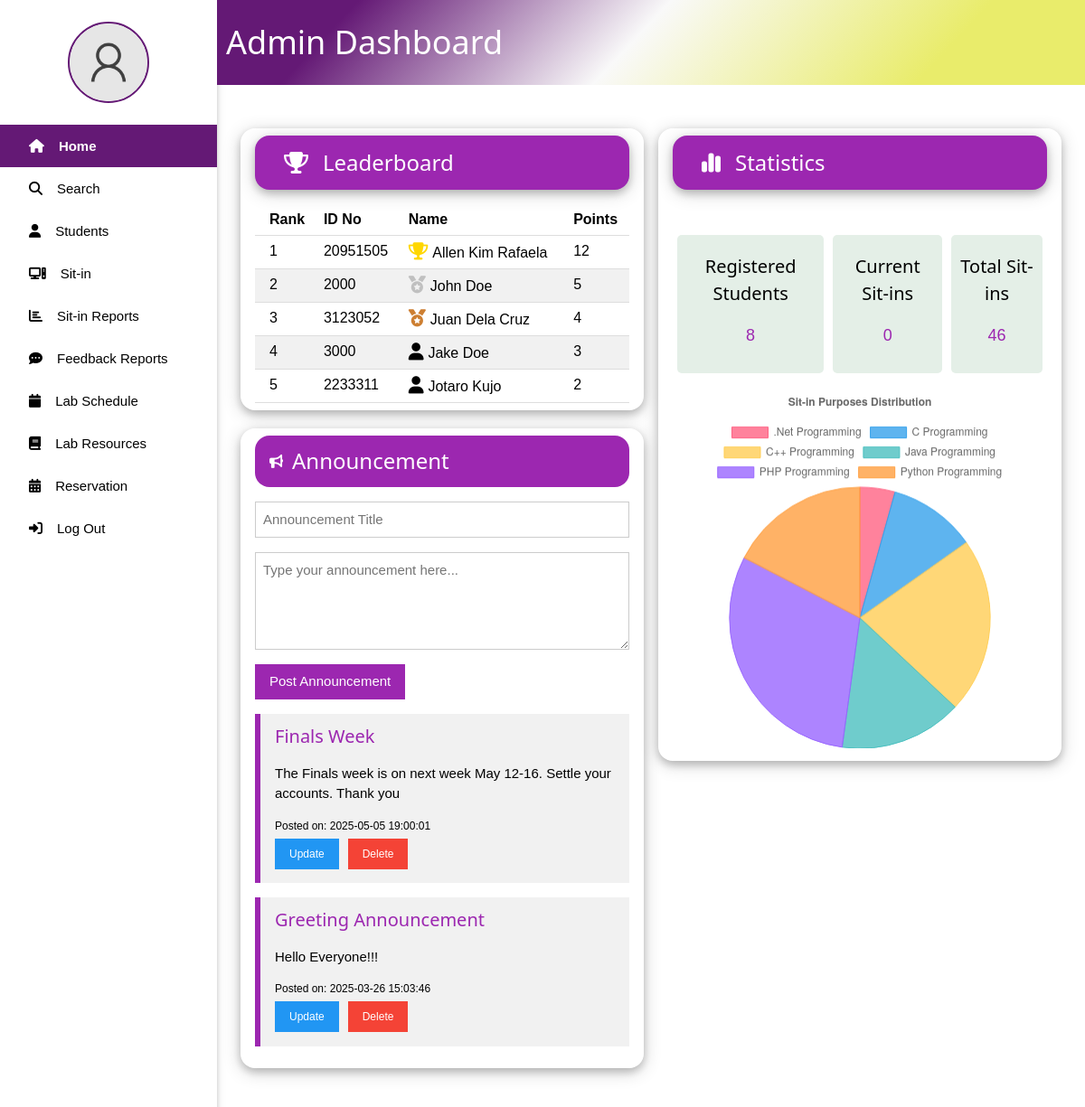
Before: /admin.php (signed in) with the older database file.
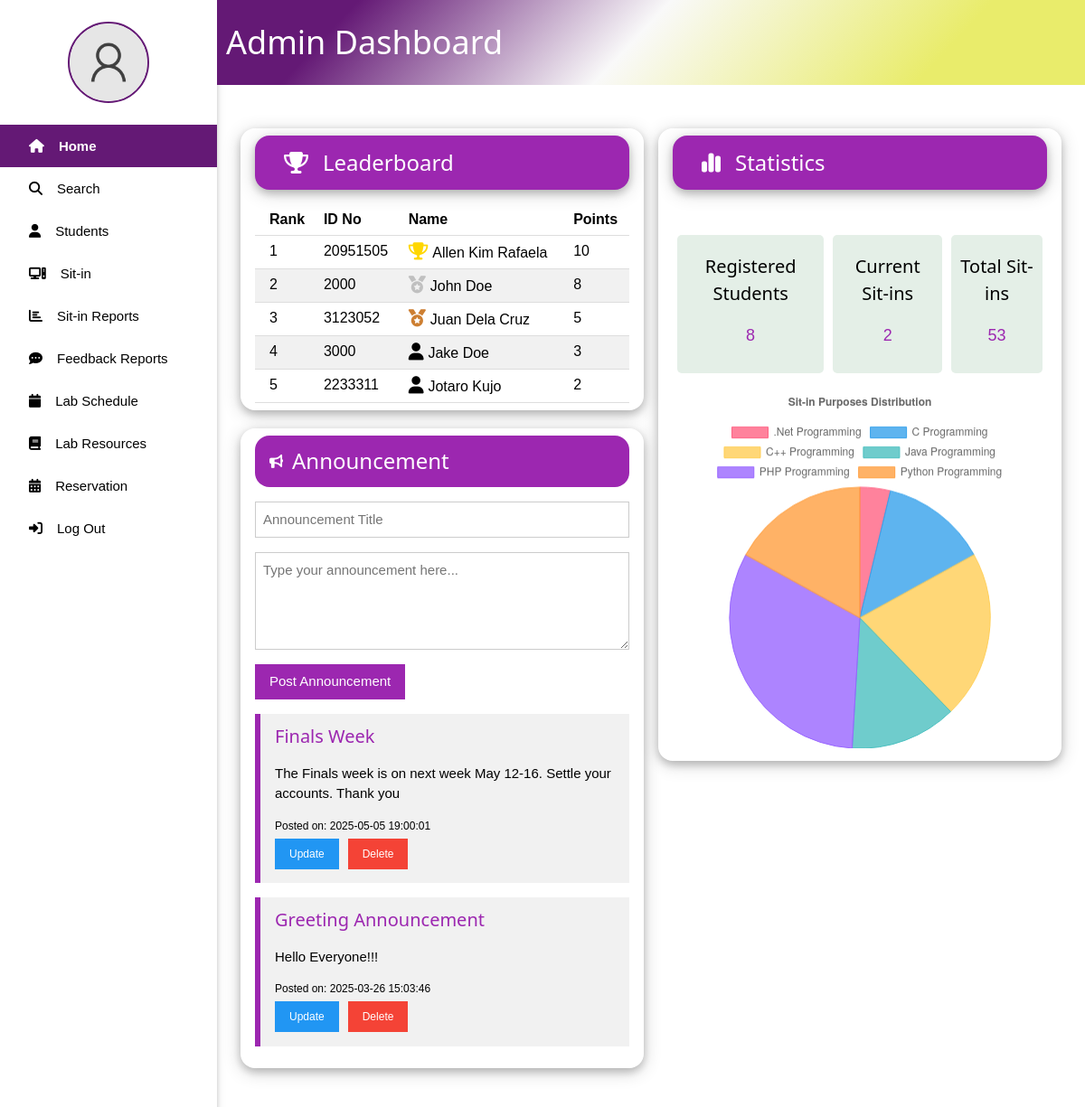
After: the same page with the newer database file.
### tables this page shows
CREATE TABLE `user` (
  `ID` int(11) NOT NULL,
  `IDNO` int(11) NOT NULL,
  `LASTNAME` varchar(30) NOT NULL,
  `FIRSTNAME` varchar(30) NOT NULL,
  `MIDDLENAME` varchar(30) DEFAULT NULL,
  `COURSE` varchar(30) NOT NULL,
  `YEAR_LEVEL` int(11) NOT NULL,
  `USERNAME` varchar(30) NOT NULL,
  `PASSWORD` varchar(255) NOT NULL,
  `PROFILE_PIC` varchar(255) NOT NULL DEFAULT 'images/default_pic.png',
  `SESSION_COUNT` int(11) DEFAULT 30,
  `POINTS` int(11) DEFAULT 0
);

### admin.php (the view, shortened to what the changed rows need)
<?php
include 'connect.php';
$sql_current_sitins = "SELECT COUNT(*) as current_sitins FROM sitin_records WHERE TIME_OUT IS NULL";
$result_current_sitins = $conn->query($sql_current_sitins);
$current_sitins = $result_current_sitins->fetch_assoc()['current_sitins'];
$sql_total_sitins = "SELECT COUNT(*) as total_sitins FROM sitin_records";
$result_total_sitins = $conn->query($sql_total_sitins);
$total_sitins = $result_total_sitins->fetch_assoc()['total_sitins'];
$sql_purpose_counts = "SELECT PURPOSE, COUNT(*) as count FROM sitin_records GROUP BY PURPOSE";
$result_purpose_counts = $conn->query($sql_purpose_counts);
$purpose_counts = [];
if ($result_purpose_counts->num_rows > 0) {
    while ($row = $result_purpose_counts->fetch_assoc()) {
        $purpose_counts[$row['PURPOSE']] = $row['count'];
    }
}
$chart_labels = json_encode(array_keys($purpose_counts));
$chart_data = json_encode(array_values($purpose_counts));
$sql_leaderboard = "SELECT IDNO, FIRSTNAME, LASTNAME, POINTS FROM user ORDER BY POINTS DESC, FIRSTNAME ASC LIMIT 5";
$result_leaderboard = $conn->query($sql_leaderboard);
$leaderboard = [];
if ($result_leaderboard->num_rows > 0) {
    while ($row = $result_leaderboard->fetch_assoc()) {
        $leaderboard[] = $row;
    }
}
?>
<!DOCTYPE html>
<html lang="en">
<head>
    <link rel="stylesheet" href="w3.css">
    <link rel="stylesheet" href="side_nav.css">
</head>
<body>
    <div style="margin-left:20%; z-index: 1; position: relative;">
        <div class="title_page w3-container" style="display: flex; align-items: center;">
            <h1 style="margin-left: 10px; color: #ffff;">Admin Dashboard</h1>
        </div>
        <div class="w3-row-padding" style="margin: 5% 10px;">
            <div class="w3-col m6">
                <div class="w3-mobile w3-round-xlarge w3-card-4 w3-container w3-padding w3-animate-top" style="width: 100%; margin-bottom: 20px;">
                    <table class="w3-table w3-bordered w3-striped w3-margin-top">
                        <thead>
                            <tr>
                                <th>Rank</th>
                                <th>ID No</th>
                                <th>Name</th>
                                <th>Points</th>
                            </tr>
                        </thead>
                        <tbody>
                            <?php if (count($leaderboard) > 0): ?>
                                <?php foreach ($leaderboard as $index => $user): ?>
                                    <?php
                                        $icon = '<i class="fa-solid fa-user leaderboard-icon"></i>';
                                        if ($index === 0) {
                                            $icon = '<i class="fa-solid fa-trophy leaderboard-icon" style="color:gold;"></i>';
                                        } elseif ($index === 1) {
                                            $icon = '<i class="fa-solid fa-medal leaderboard-icon" style="color:silver;"></i>';
                                        } elseif ($index === 2) {
                                            $icon = '<i class="fa-solid fa-medal leaderboard-icon" style="color:#cd7f32;"></i>';
                                        }
                                    ?>
                                    <tr>
                                        <td><?php echo $index + 1; ?></td>
                                        <td><?php echo htmlspecialchars($user['IDNO']); ?></td>
                                        <td><?php echo $icon . htmlspecialchars($user['FIRSTNAME'] . ' ' . $user['LASTNAME']); ?></td>
                                        <td><?php echo htmlspecialchars($user['POINTS']); ?></td>
                                    </tr>
                                <?php endforeach; ?>
                            <?php else: ?>
                                <tr>
                                    <td colspan="4">No data available.</td>
                                </tr>
                            <?php endif; ?>
                        </tbody>
                    </table>
                </div>
            </div>
            <div class="w3-col m6">
                <div class="w3-mobile w3-round-xlarge w3-card-4 w3-container w3-padding w3-animate-top" style="width: 100%; height: 700px;">
                    <div class="statistics-card" style="margin-top: 50px;">
                        <div class="stat-item">
                            <h4>Current Sit-ins</h4>
                            <p class="w3-large w3-text-purple"><?php echo $current_sitins; ?></p>
                        </div>
                        <div class="stat-item">
                            <h4>Total Sit-ins</h4>
                            <p class="w3-large w3-text-purple"><?php echo $total_sitins; ?></p>
                        </div>
                    </div>
                    <div class="w3-container" style="width: 100%; height: 400px;">
                        <canvas id="purposeChart"></canvas>
                    </div>
                </div>
            </div>
        </div>
        <script>
            function w3_open() {
                document.getElementById("mySidebar").style.display = "block";
            }
            function w3_close() {
                document.getElementById("mySidebar").style.display = "none";
            }
            //pie chart for purposes
            var ctx = document.getElementById('purposeChart').getContext('2d');
            var myChart = new Chart(ctx, {
                type: 'pie',
                data: {
                    labels: <?php echo $chart_labels; ?>,
                    datasets: [{
                        data: <?php echo $chart_data; ?>,
                        backgroundColor: [
                            'rgba(255, 99, 132, 0.8)',
                            'rgba(54, 162, 235, 0.8)',
                            'rgba(255, 206, 86, 0.8)',
                            'rgba(75, 192, 192, 0.8)',
                            'rgba(153, 102, 255, 0.8)',
                            'rgba(255, 159, 64, 0.8)'
                        ],
                        borderColor: [
                            'rgba(255, 99, 132, 1)',
                            'rgba(54, 162, 235, 1)',
                            'rgba(255, 206, 86, 1)',
                            'rgba(75, 192, 192, 1)',
                            'rgba(153, 102, 255, 1)',
                            'rgba(255, 159, 64, 1)'
                        ],
                        borderWidth: 1
                    }]
                },
                options: {
                    responsive: true,
                    maintainAspectRatio: false,
                    plugins: {
                        title: {
                            display: true,
                            text: 'Sit-in Purposes Distribution'
                        }
                    }
                }
            });
        </script>
    </div>
</body>
</html>

Changed rows visible on the page:
changed user "Allen Kim Rafaela": POINTS "12" → "10"
changed user "John Doe": POINTS "5" → "8"
changed user "Juan Dela Cruz": POINTS "4" → "5"
Other visible differences:
$current_sitins: "0" → "2"
$total_sitins: "46" → "53"
chart data {{ $chart_data }}: ["2","5","10","7","14","8"] → ["2","7","11","7","17","9"]
